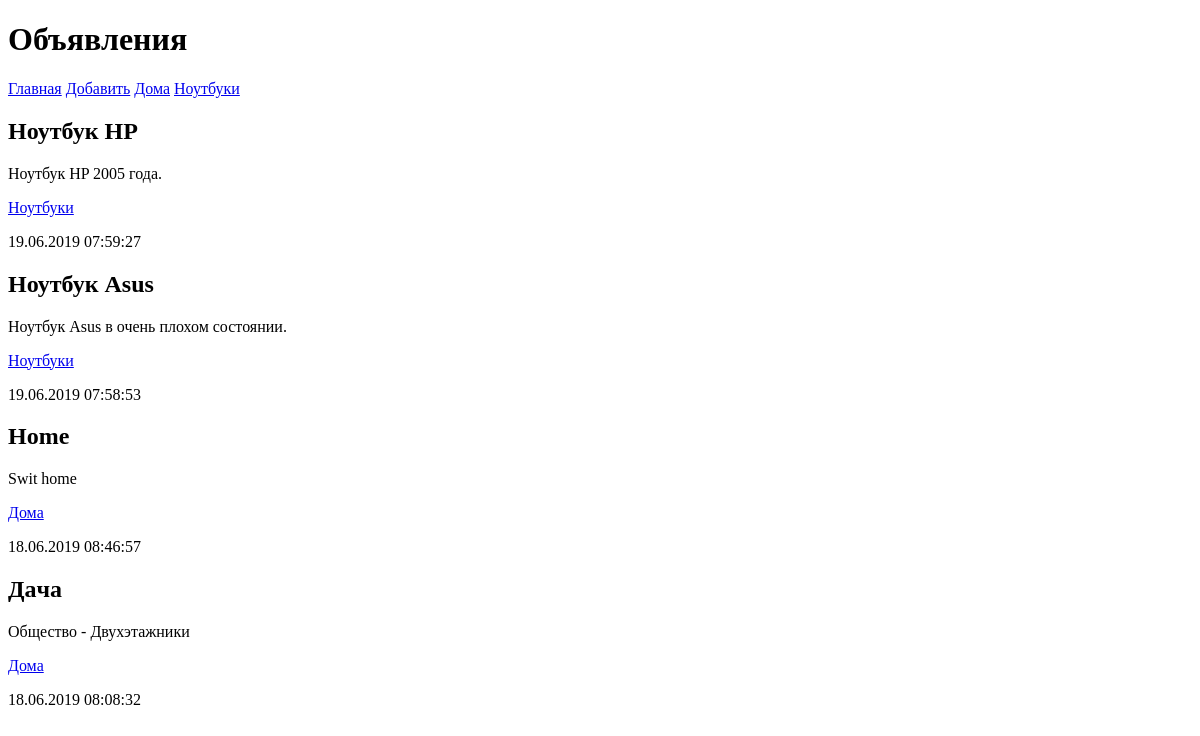
Page /bboard/ on the earlier database version.
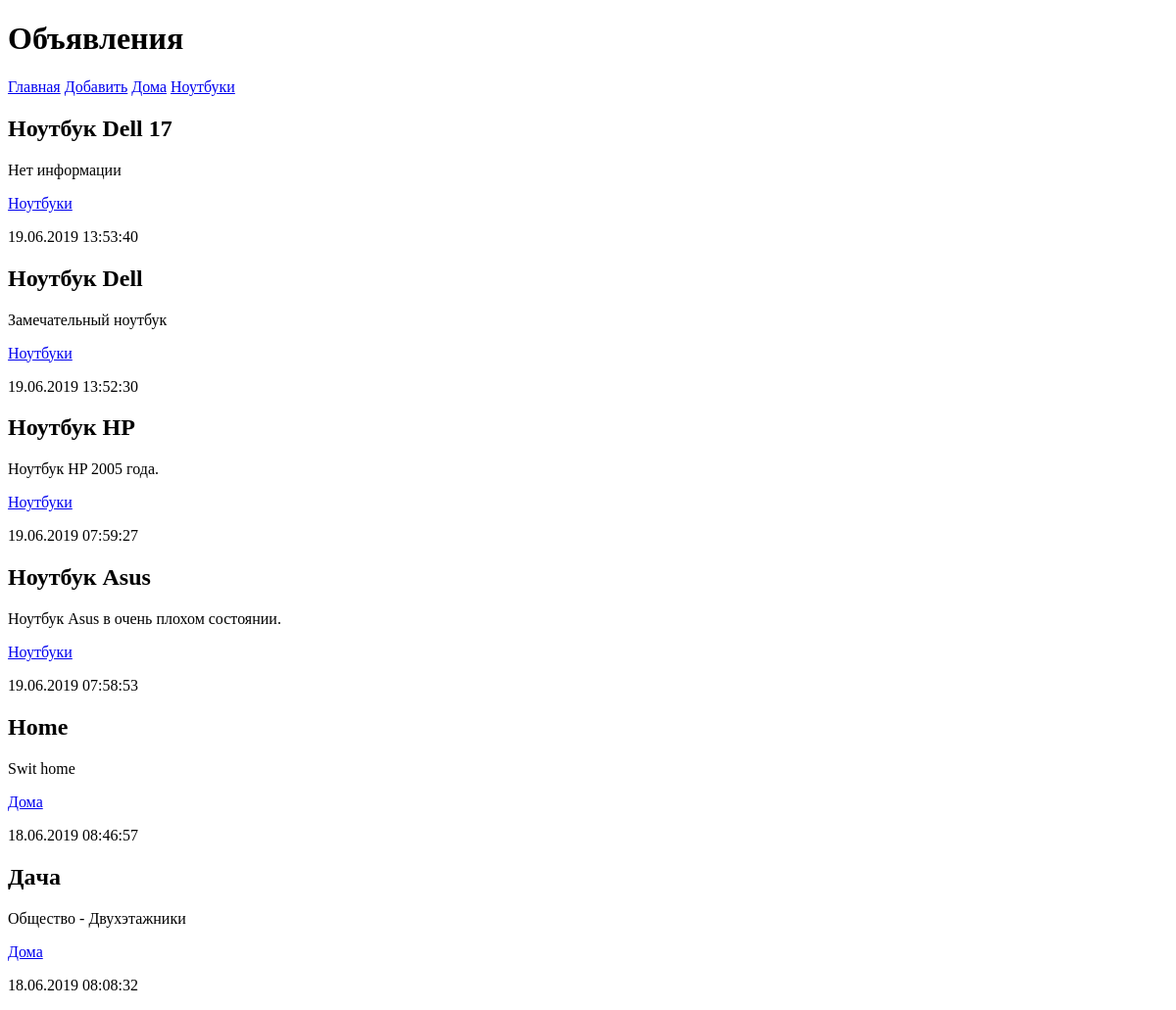
Same page on the later database version.
### bboard/models.py (models this page shows, shortened)
class Rubric(models.Model):
    name = models.CharField(max_length=50, db_index=True, verbose_name='Название рубрики')
    class Meta:
        verbose_name_plural = 'Рубрики'
        verbose_name = 'Рубрика'
        ordering = ['name']

class Bb(models.Model):
    title     = models.CharField(max_length=50, verbose_name = 'Товар')
    content   = models.TextField(null=True, blank=True, verbose_name = 'Описание')
    price     = models.FloatField(null=True, blank=True, verbose_name = 'Цена')
    published = models.DateTimeField(auto_now_add=True, db_index=True, verbose_name = 'Опобуликовано')
    rubric = models.ForeignKey('Rubric', null=True, blank=True, on_delete=models.PROTECT, verbose_name='Рубрика')
    class Meta:
        verbose_name_plural = 'Объявления'
        verbose_name = 'Объявление'
        ordering = ['-published']

### bboard/views.py (the view)
# urls.py: path('', index, name='index')
def index(request):
    bbs = Bb.objects.all()
    rubrics = Rubric.objects.all()
    context = {'bbs':bbs, 'rubrics': rubrics}
    return render(request, 'bboard/index.html', context)

### bboard/templates/bboard/index.html
{% extends "layout/basic.html" %}
{% block content %}
    {% for bb in bbs %}
        <div class="b">
            <h2>{{ bb.title }}</h2>
            <p>{{ bb.content }}</p>
        <p>
            <a href="{% url 'by_rubric' bb.rubric.pk%}">{{ bb.rubric.name }}</a>
        </p>
        <p>
            {{ bb.published|date:"d.m.Y H:i:s" }}
        </p>
        </div>
    {% endfor %}
{% endblock %}

### bboard/templates/layout/basic.html (shortened to what this page needs)
<!DOCTYPE html>
<html lang="en">
<head>
</head>
<body>
    <header>
        <h1>Объявления</h1>
    </header>
    <nav>
        <a href="{% url 'index' %}">Главная</a>
        <a href="{% url 'add' %}">Добавить</a>
        {% for rubric in rubrics %}
            <a href="{% url 'by_rubric' rubric.pk %}">{{ rubric.name }}</a>
        {% endfor %}
    </nav>
    <section>
        {% block content %}
        {% endblock %}
    </section>
</body>
</html>

Differences in the rows shown:
added Bb: title "Ноутбук Dell 17", content "Нет информации", rubric.name "Ноутбуки", published "19.06.2019 13:53:40"
added Bb: title "Ноутбук Dell", content "Замечательный ноутбук", rubric.name "Ноутбуки", published "19.06.2019 13:52:30"
